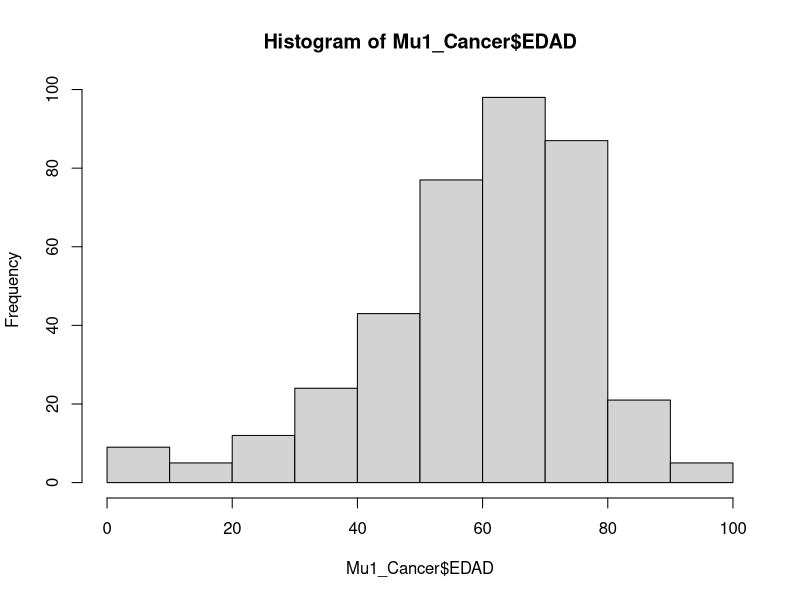

Write the R code that produced this figure.
# Clase de muestreo
# link: https://www.datos.gov.co/Salud-y-Protecci-n-Social/MORBILIDAD-POR-CANCER/utgq-6fdm/about_data
# Casos de cancer en Pereira, Risaralda- Descargar para csv para excel
# Paquetes a instalar
install.packages("readr")
install.packages("psych")
install.packages("dplyr")
# Llamar librerias
library(readr)
library(psych)
library(dplyr)
#Población
Po_Cancer <- read_csv("MORBILIDAD_POR_CANCER_20250328.csv")
summary(Po_Cancer)
describe.by(Po_Cancer,Po_Cancer$SEXO)
# Muestra 1
Mu1_Cancer<-sample_n(Po_Cancer,381) # 95% C y 5 E -> 381
describe.by(Mu1_Cancer,Mu1_Cancer$SEXO)
shapiro.test(Mu1_Cancer$EDAD)
hist(Mu1_Cancer$EDAD)
t.test(Mu1_Cancer$EDAD~Mu1_Cancer$SEXO)
# Muestra 2
Mu2_Cancer<-sample_n(Po_Cancer,11809) # 99% C y 1 E -> 11809
describe.by(Mu2_Cancer,Mu2_Cancer$SEXO)
describe(Mu2_Cancer$EDAD)
t.test(Mu2_Cancer$EDAD~Mu2_Cancer$SEXO)
